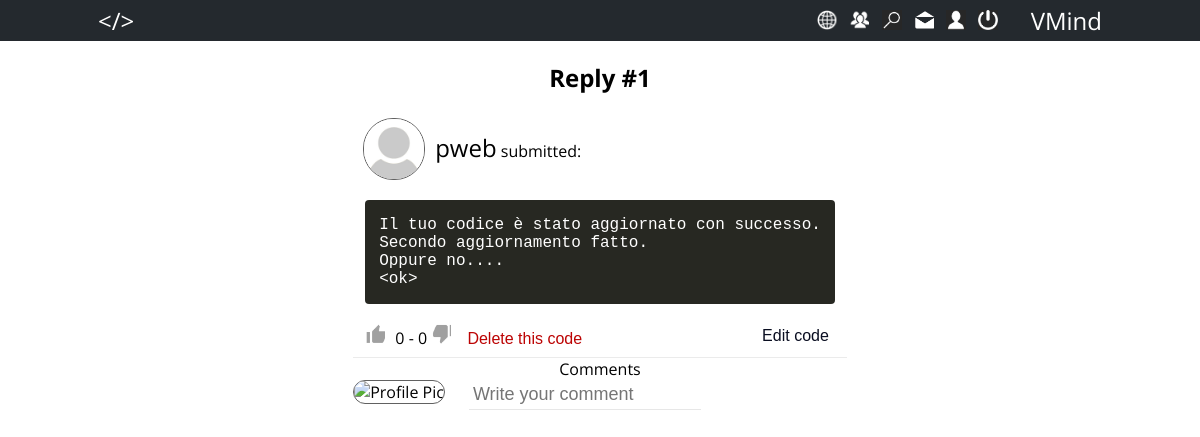
Page /php/code.php?id=1 (signed in) on the committed database.
### tables this page shows
CREATE TABLE `risposta` (
  `ID` int(11) NOT NULL AUTO_INCREMENT,
  `Codice` text NOT NULL,
  `Richiesta` int(11) NOT NULL,
  `UltimaModifica` date NOT NULL,
  `Autore` int(11) NOT NULL,
  PRIMARY KEY (`ID`),
  KEY `Richiesta` (`Richiesta`),
  KEY `Autore` (`Autore`),
  CONSTRAINT `risposta_ibfk_1` FOREIGN KEY (`Richiesta`) REFERENCES `richiesta` (`ID`) ON DELETE NO ACTION ON UPDATE NO ACTION
);

CREATE TABLE `utente` (
  `ID` int(11) NOT NULL AUTO_INCREMENT,
  `Email` varchar(100) NOT NULL,
  `Username` varchar(100) NOT NULL,
  `Nome` varchar(100) NOT NULL,
  `Cognome` varchar(100) NOT NULL,
  `Password` varchar(100) NOT NULL,
  `Amministratore` tinyint(1) NOT NULL DEFAULT '0',
  `Esperienza` int(11) NOT NULL DEFAULT '0',
  `Image` tinyint(1) NOT NULL DEFAULT '0',
  PRIMARY KEY (`ID`),
  UNIQUE KEY `Username` (`Username`),
  UNIQUE KEY `Email` (`Email`)
);

### php/utils/managerDB.php (called while the page is built, shortened)
<?php
require UTILS_DIR.'configurationDB.php';
$dbmanager = new DBManager();
class DBManager {
		private $connection = null;
    	function openConnection(){
    		if (!$this->isOpened()){
    			global $host;
    			global $username;
    			global $password;
    			global $dbName;
    			$this->connection = new mysqli($host, $username, $password);
				$this->connection->select_db($dbName) or
					die ('Non posso usare il database selezionato: ' . mysqli_error());
			}
    	}
    	function isOpened(){
       		return ($this->connection != null);
    	}
		function performQuery($queryText) {
			return $this->connection->query($queryText);
		}
		function sqlInjectionFilter($parameter){
			return $this->connection->real_escape_string($parameter);
		}
		function closeConnection(){
			$this->connection = null;
		}
	}
?>

### php/utils/configurationDB.php (called while the page is built)
<?php
	$host = 'localhost';
	$username = 'root';
	$password = '';
	$dbName = 'codeportal';
?>

### php/utils/informationUtil.php (called while the page is built, shortened)
<?php
require UTILS_DIR.'managerDB.php';
function id2Pic($id) {
	global $dbmanager;
	$id = $dbmanager->sqlInjectionFilter($id);
	$query = 'SELECT U.Image '.
			 'FROM utente U '.
			 'WHERE U.ID='.$id;
	$result = $dbmanager->performQuery($query);
	return $result;
}
function getUser($id) {
	global $dbmanager;
	$id = $dbmanager->sqlInjectionFilter($id);
	$query = 'SELECT U.* '.
			 'FROM utente U '.
			 'WHERE U.ID='.$id;
	$result = $dbmanager->performQuery($query);
	return $result;
}
function getReply($id) {
	global $dbmanager;
	$id = $dbmanager->sqlInjectionFilter($id);
	$query = 'SELECT R.* '.
			 'FROM risposta R '.
			 'WHERE R.ID='.$id;
	$result = $dbmanager->performQuery($query);
	return $result;
}
function retLikes($code) {
	global $dbmanager;
	$code = $dbmanager->sqlInjectionFilter($code);
	$query = 'SELECT count(*) AS Likes '.
			 'FROM risposta R INNER JOIN likes L ON L.Risposta=R.ID '.
			 'WHERE R.ID='.$code;
	$result = $dbmanager->performQuery($query);
	$result = $result->fetch_assoc();
	return $result['Likes'];
}
function retDislikes($code) {
	global $dbmanager;
	$code = $dbmanager->sqlInjectionFilter($code);
	$query = 'SELECT count(*) AS Dislikes '.
			 'FROM risposta R INNER JOIN dislikes D ON D.Risposta=R.ID '.
			 'WHERE R.ID='.$code;
	$result = $dbmanager->performQuery($query);
	$result = $result->fetch_assoc();
	return $result['Dislikes'];
}
function retIsLiked($code) {
	global $dbmanager;
	$code = $dbmanager->sqlInjectionFilter($code);
	$query = 'SELECT IF( EXISTS ( '.
				'SELECT * '.
				'FROM likes L '.
				'WHERE L.Utente='.$_SESSION['userID'].' '.
				'AND L.Risposta='.$code.' '.
			 ' ) ,1,0) AS Result ';
	$result = $dbmanager->performQuery($query);
	$result = $result->fetch_assoc();
	return $result['Result'];
}
function retIsDisliked($code) {
	global $dbmanager;
	$code = $dbmanager->sqlInjectionFilter($code);
	$query = 'SELECT IF( EXISTS ( '.
				'SELECT * '.
				'FROM dislikes L '.
				'WHERE L.Utente='.$_SESSION['userID'].' '.
				'AND L.Risposta='.$code.' '.
			 ' ) ,1,0) AS Result ';
	$result = $dbmanager->performQuery($query);
	$result = $result->fetch_assoc();
	return $result['Result'];
}
?>

### php/code.php (the view, shortened to what this page needs)
<?php
require_once UTILS_DIR.'informationUtil.php';
require_once UTILS_DIR.'profilePicUtil.php';
$reply = getReply($_GET['id']);
$reply = $reply->fetch_assoc();
$author = getUser($reply['Autore']);
$author = $author->fetch_assoc();
?>
<!DOCTYPE html>
<html>
<head>
	<link rel="stylesheet" href="./../style/code.css" type="text/css">
	<link rel="stylesheet" href="./../style/menu.css" type="text/css">
</head>
<body>
	<?php include LAYOUT_DIR.'menu.php'; ?>
	<section>
		<div class="container">
			<h1>Reply #<?php echo $reply['ID']; ?></h1>
			<div class="author">
				<?php echo getPic($author['ID']); ?>
				<?php
					if ($author['Amministratore'])
						echo '<span class="admin">'.$author['Username'].'</span>';
					else
						echo '<span>'.$author['Username'].'</span>';
				?> submitted:
			</div>
			<div class="code">
				<div class="code_container">
					<pre><?php echo htmlspecialchars($reply['Codice']); ?></pre>
				</div>
				<div class="rating_container">
					<div class="icon like <?php if(retIsLiked($reply['ID'])) echo 'selected'; ?>"></div>
					<span><?php echo retLikes($reply['ID']).' - '.retDislikes($reply['ID']);?></span>
					<div class="icon dislike <?php if(retIsDisliked($reply['ID'])) echo 'selected'; ?>"></div>
					<?php
						if ($_SESSION['userID']==$author['ID'] || $_SESSION['admin']) {
							echo '<div id="remove_container">'.
									'<form action="./utils/interactionDB.php?action=rmcode" method="POST" '.
											'enctype="application/x-www-form-urlencoded">'.
										'<input type="hidden" name="code_id" value="'.$reply['ID'].'">'.
										'<input type="submit" value="Delete this code">'.
									'</form>'.
								 '</div>';
							echo '<div id="change_container">'.
									'<form action="./new_code.php?id='.$reply['Richiesta'].'" method="POST" '.
											'enctype="application/x-www-form-urlencoded"> '.
										'<input type="hidden" name="code_id" value="'.$reply['ID'].'"> '.
										'<input type="hidden" name="old_code" value="'.htmlspecialchars($reply['Codice']).'"> '.
										'<input type="submit" value="Edit code"> '.
									'</form> '.
								 '</div>';
						}
					?>
				</div>
			</div>
			<div>
				<div class="comments">
					<span>Comments</span>
					<div>
						<div class="comment">
							<div class="profile_pic">
								<?php echo getPic($_SESSION['userID']); ?>
							</div>
							<div class="content">
								<form action="./utils/interactionDB.php?action=newcomment" method="POST"
									enctype="application/x-www-form-urlencoded">
									<textarea name="comment" placeholder="Write your comment" autocomplete="off" maxlength="10000" rows="1" required></textarea>
								</form>
							</div>
						</div>
					</div>
				</div>
			</div>
		</div>
	</section>
</body>
</html>

### style/code.css (style rules this page uses)
html, body { margin: 0; padding: 0; font-family: 'Open Sans', sans-serif; }
section { display: block; text-align: center; margin-bottom: 200px; }
.container { display: inline-block; margin: 0 auto; max-width: 1012px; }
.author { display: block; overflow: hidden; height: 60px; padding: 4px 10px; text-align: left; margin-bottom: 10px; }
.author span { display: inline; line-height: 60px; margin-left: 10px; color: black; font-size: 24px; }
.code { display: block; margin: 0 auto; overflow: hidden; padding: 8px 12px; min-width: 420px; border-bottom: thin solid rgb(235,235,235); }
.code .code_container { display: block; font-size: 16px; font-family: monospace; color: white; background-color: rgb(39, 40, 34); border-radius: 4px; padding: 0 14px; text-align: left; margin-bottom: 20px; max-height: 860px; overflow: scroll; }
.rating_container { display: block; text-align: left; cursor: default; }
.icon { display: inline-block; background-repeat: no-repeat; height: 25px; width: 25px; cursor: pointer; }
.like { background-image: url('./../images/like.png'); }
.dislike { background-image: url('./../images/dislike.png'); }
.comment { display: block; overflow: hidden; text-align: left; cursor: default; }
.profile_pic { display: inline-block; float: left; }
.content { display: inline-block; margin-left: 14px; }
.content textarea { display: block; font-size: 18px; padding: 4px; border: none; border-bottom: 1px solid #E7E7E7; margin-left: 10px; resize: none; font-weight: 300; color: #333333; font-family: sans-serif; text-align: left; }
#change_container { display: inline-block; float: right; cursor: pointer; }
#change_container input[type=submit] { display: inline; border: none; color: #0A0E21; font-size: 16px; background-color: white; cursor: pointer; }
#remove_container { display: inline-block; }
#remove_container input[type=submit] { background-color: white; border: none; font-size: 16px; color: #BC0404; cursor: pointer; }

### style/menu.css (style rules this page uses)
.icon { display: inline-block; height: 20px; width: 20px; background-color: transparent; background-size: cover; background-repeat: no-repeat; margin-right: 6px; cursor: pointer; }

### rows in the picture
risposta: ID "1", Codice "Il tuo codice è stato aggiornato con successo. Secondo aggiornamento fatto. Oppure no.... <ok>"
utente: Username "pweb"

### other values in the picture
$_SESSION['username'] "VMind"
retLikes($reply['ID']) "0"
retDislikes($reply['ID']) "0"
